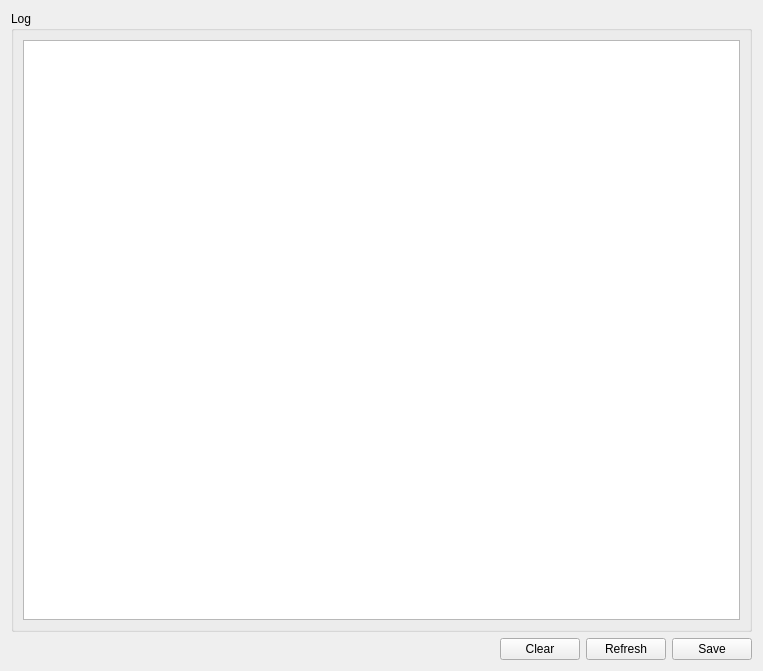
<?xml version="1.0" encoding="UTF-8"?>
<ui version="4.0">
 <class>FormLog</class>
 <widget class="QWidget" name="FormLog">
  <property name="geometry">
   <rect>
    <x>0</x>
    <y>0</y>
    <width>763</width>
    <height>671</height>
   </rect>
  </property>
  <property name="windowTitle">
   <string>Log</string>
  </property>
  <layout class="QGridLayout" name="gridLayout_2">
   <item row="1" column="0">
    <spacer name="horizontalSpacer">
     <property name="orientation">
      <enum>Qt::Horizontal</enum>
     </property>
     <property name="sizeHint" stdset="0">
      <size>
       <width>570</width>
       <height>20</height>
      </size>
     </property>
    </spacer>
   </item>
   <item row="1" column="2">
    <widget class="QPushButton" name="pushButtonRefresh">
     <property name="text">
      <string>Refresh</string>
     </property>
    </widget>
   </item>
   <item row="1" column="3">
    <widget class="QPushButton" name="pushButtonSave">
     <property name="text">
      <string>Save</string>
     </property>
    </widget>
   </item>
   <item row="0" column="0" colspan="4">
    <widget class="QGroupBox" name="groupBox">
     <property name="title">
      <string>Log</string>
     </property>
     <layout class="QGridLayout" name="gridLayout">
      <item row="0" column="0">
       <widget class="QListWidget" name="listWidget"/>
      </item>
     </layout>
    </widget>
   </item>
   <item row="1" column="1">
    <widget class="QPushButton" name="pushButtonClear">
     <property name="text">
      <string>Clear</string>
     </property>
    </widget>
   </item>
  </layout>
 </widget>
 <resources/>
 <connections/>
</ui>
